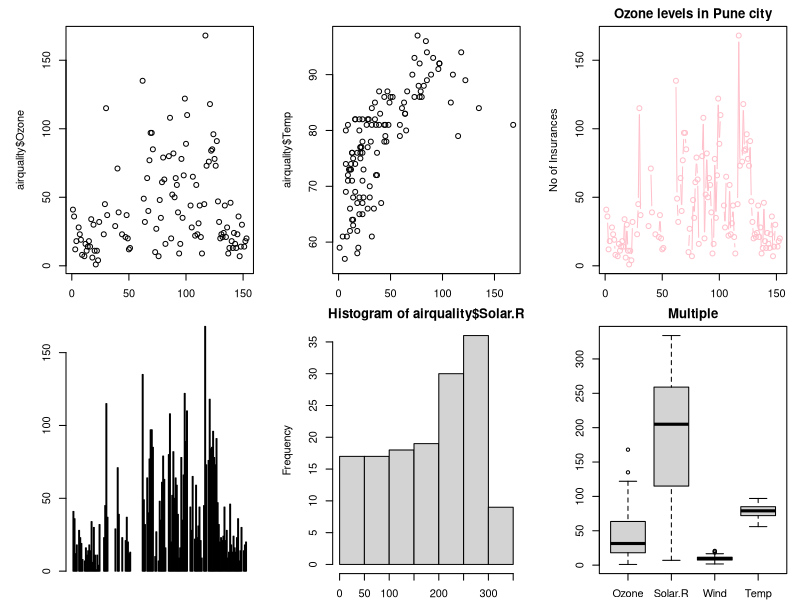

This chart was generated by the following R code:
library(datasets)
data("airquality")
airquality<-datasets::airquality
View(airquality)
head(airquality)
tail(airquality)
airquality[,c(1,2)]
airquality$Ozone
summary(airquality$Temp)
summary(airquality)
airquality[1,2]
airquality[1,]
airquality[1:6,]
airquality[1:7,2:3]

par(mfrow=c(2,3),mar=c(2,5,2,1),las=0,bty="o")

plot(airquality$Ozone)
plot(airquality$Ozone,airquality$Temp)
plot(airquality$Ozone, type="b", xlab='ozone Concentration', ylab='No of Insurances' , main='Ozone levels in Pune city', col='pink')
barplot(airquality$Ozone, horz =F)
hist(airquality$Solar.R)
boxplot(airquality[,1:4],main="Multiple")
